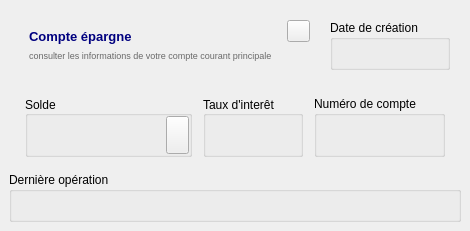
                      <widget class="QWidget" name="carte_epargne" native="true">
                       <property name="sizePolicy">
                        <sizepolicy hsizetype="Fixed" vsizetype="MinimumExpanding">
                         <horstretch>0</horstretch>
                         <verstretch>0</verstretch>
                        </sizepolicy>
                       </property>
                       <property name="minimumSize">
                        <size>
                         <width>420</width>
                         <height>231</height>
                        </size>
                       </property>
                       <layout class="QGridLayout" name="gridLayout_5">
                        <property name="leftMargin">
                         <number>0</number>
                        </property>
                        <property name="topMargin">
                         <number>0</number>
                        </property>
                        <property name="rightMargin">
                         <number>0</number>
                        </property>
                        <property name="bottomMargin">
                         <number>0</number>
                        </property>
                        <item row="0" column="0">
                         <widget class="QWidget" name="zone_rideau_compte_epargne" native="true">
                          <property name="sizePolicy">
                           <sizepolicy hsizetype="MinimumExpanding" vsizetype="Expanding">
                            <horstretch>0</horstretch>
                            <verstretch>0</verstretch>
                           </sizepolicy>
                          </property>
                          <layout class="QVBoxLayout" name="verticalLayout_14">
                           <item>
                            <widget class="QWidget" name="widget_15" native="true">
                             <property name="minimumSize">
                              <size>
                               <width>0</width>
                               <height>0</height>
                              </size>
                             </property>
                             <layout class="QHBoxLayout" name="horizontalLayout_14">
                              <property name="spacing">
                               <number>2</number>
                              </property>
                              <property name="leftMargin">
                               <number>2</number>
                              </property>
                              <property name="topMargin">
                               <number>2</number>
                              </property>
                              <property name="rightMargin">
                               <number>2</number>
                              </property>
                              <property name="bottomMargin">
                               <number>2</number>
                              </property>
                              <item alignment="Qt::AlignmentFlag::AlignLeft">
                               <widget class="QWidget" name="widget_16" native="true">
                                <layout class="QHBoxLayout" name="horizontalLayout_27">
                                 <item>
                                  <widget class="QWidget" name="widget_29" native="true">
                                   <layout class="QVBoxLayout" name="verticalLayout_13">
                                    <item>
                                     <widget class="QLabel" name="label_titre_compte_epargne">
                                      <property name="text">
                                       <string>&lt;html&gt;&lt;head/&gt;&lt;body&gt;&lt;p&gt;&lt;span style=&quot; font-size:10pt; font-weight:700; color:#00007f;&quot;&gt;Compte épargne&lt;/span&gt;&lt;/p&gt;&lt;/body&gt;&lt;/html&gt;</string>
                                      </property>
                                     </widget>
                                    </item>
                                    <item>
                                     <widget class="QLabel" name="label_9">
                                      <property name="text">
                                       <string>&lt;html&gt;&lt;head/&gt;&lt;body&gt;&lt;p&gt;&lt;span style=&quot; font-size:7pt; color:#696969;&quot;&gt;consulter les informations de votre compte courant principale&lt;/span&gt;&lt;/p&gt;&lt;/body&gt;&lt;/html&gt;</string>
                                      </property>
                                     </widget>
                                    </item>
                                   </layout>
                                  </widget>
                                 </item>
                                 <item alignment="Qt::AlignmentFlag::AlignTop">
                                  <widget class="QToolButton" name="btn_supprimer_compte_epargne">
                                   <property name="cursor">
                                    <cursorShape>PointingHandCursor</cursorShape>
                                   </property>
                                   <property name="text">
                                    <string/>
                                   </property>
                                   <property name="icon">
                                    <iconset resource="icons.qrc">
                                     <normaloff>:/icon_rouge/trash-2.svg</normaloff>:/icon_rouge/trash-2.svg</iconset>
                                   </property>
                                   <property name="iconSize">
                                    <size>
                                     <width>15</width>
                                     <height>15</height>
                                    </size>
                                   </property>
                                  </widget>
                                 </item>
                                </layout>
                               </widget>
                              </item>
                              <item>
                               <widget class="QWidget" name="widget_17" native="true">
                                <layout class="QGridLayout" name="gridLayout_2">
                                 <item row="0" column="0">
                                  <widget class="QGroupBox" name="groupBox_6">
                                   <property name="title">
                                    <string>Date de création </string>
                                   </property>
                                   <layout class="QVBoxLayout" name="verticalLayout_17">
                                    <property name="spacing">
                                     <number>2</number>
                                    </property>
                                    <property name="leftMargin">
                                     <number>2</number>
                                    </property>
                                    <property name="topMargin">
                                     <number>2</number>
                                    </property>
                                    <property name="rightMargin">
                                     <number>2</number>
                                    </property>
                                    <property name="bottomMargin">
                                     <number>2</number>
                                    </property>
                                    <item>
                                     <widget class="QLabel" name="label_date_creation_compte_epargne">
                                      <property name="text">
                                       <string/>
                                      </property>
                                      <property name="textInteractionFlags">
                                       <set>Qt::TextInteractionFlag::LinksAccessibleByMouse|Qt::TextInteractionFlag::TextSelectableByKeyboard|Qt::TextInteractionFlag::TextSelectableByMouse</set>
                                      </property>
                                     </widget>
                                    </item>
                                   </layout>
                                  </widget>
                                 </item>
                                </layout>
                               </widget>
                              </item>
                             </layout>
                            </widget>
                           </item>
                           <item>
                            <widget class="QWidget" name="widget_18" native="true">
                             <layout class="QHBoxLayout" name="horizontalLayout_15">
                              <property name="spacing">
                               <number>4</number>
                              </property>
                              <property name="rightMargin">
                               <number>6</number>
                              </property>
                              <item>
                               <widget class="QGroupBox" name="groupBox_7">
                                <property name="sizePolicy">
                                 <sizepolicy hsizetype="Fixed" vsizetype="Preferred">
                                  <horstretch>0</horstretch>
                                  <verstretch>0</verstretch>
                                 </sizepolicy>
                                </property>
                                <property name="minimumSize">
                                 <size>
                                  <width>140</width>
                                  <height>50</height>
                                 </size>
                                </property>
                                <property name="title">
                                 <string>Solde</string>
                                </property>
                                <property name="alignment">
                                 <set>Qt::AlignmentFlag::AlignJustify|Qt::AlignmentFlag::AlignVCenter</set>
                                </property>
                                <layout class="QHBoxLayout" name="horizontalLayout_16">
                                 <property name="spacing">
                                  <number>8</number>
                                 </property>
                                 <property name="leftMargin">
                                  <number>0</number>
                                 </property>
                                 <property name="topMargin">
                                  <number>0</number>
                                 </property>
                                 <property name="rightMargin">
                                  <number>0</number>
                                 </property>
                                 <property name="bottomMargin">
                                  <number>0</number>
                                 </property>
                                 <item>
                                  <widget class="QLabel" name="label_solde_compte_epargne">
                                   <property name="sizePolicy">
                                    <sizepolicy hsizetype="Fixed" vsizetype="Preferred">
                                     <horstretch>0</horstretch>
                                     <verstretch>0</verstretch>
                                    </sizepolicy>
                                   </property>
                                   <property name="minimumSize">
                                    <size>
                                     <width>130</width>
                                     <height>32</height>
                                    </size>
                                   </property>
                                   <property name="text">
                                    <string/>
                                   </property>
                                   <property name="textInteractionFlags">
                                    <set>Qt::TextInteractionFlag::LinksAccessibleByMouse|Qt::TextInteractionFlag::TextSelectableByKeyboard|Qt::TextInteractionFlag::TextSelectableByMouse</set>
                                   </property>
                                  </widget>
                                 </item>
                                 <item>
                                  <widget class="QToolButton" name="btn_masquer_solde_compte_epargne">
                                   <property name="sizePolicy">
                                    <sizepolicy hsizetype="Fixed" vsizetype="Preferred">
                                     <horstretch>0</horstretch>
                                     <verstretch>0</verstretch>
                                    </sizepolicy>
                                   </property>
                                   <property name="minimumSize">
                                    <size>
                                     <width>20</width>
                                     <height>20</height>
                                    </size>
                                   </property>
                                   <property name="cursor">
                                    <cursorShape>PointingHandCursor</cursorShape>
                                   </property>
                                   <property name="text">
                                    <string/>
                                   </property>
                                   <property name="icon">
                                    <iconset resource="icons.qrc">
                                     <normaloff>:/icon_gris/eye-off.svg</normaloff>:/icon_gris/eye-off.svg</iconset>
                                   </property>
                                   <property name="iconSize">
                                    <size>
                                     <width>15</width>
                                     <height>15</height>
                                    </size>
                                   </property>
                                  </widget>
                                 </item>
                                </layout>
                               </widget>
                              </item>
                              <item>
                               <widget class="QGroupBox" name="groupBox_8">
                                <property name="sizePolicy">
                                 <sizepolicy hsizetype="Fixed" vsizetype="Preferred">
                                  <horstretch>0</horstretch>
                                  <verstretch>0</verstretch>
                                 </sizepolicy>
                                </property>
                                <property name="minimumSize">
                                 <size>
                                  <width>100</width>
                                  <height>0</height>
                                 </size>
                                </property>
                                <property name="title">
                                 <string>Taux d'interêt</string>
                                </property>
                                <property name="alignment">
                                 <set>Qt::AlignmentFlag::AlignJustify|Qt::AlignmentFlag::AlignVCenter</set>
                                </property>
                                <layout class="QHBoxLayout" name="horizontalLayout_17">
                                 <item alignment="Qt::AlignmentFlag::AlignLeft|Qt::AlignmentFlag::AlignVCenter">
                                  <widget class="QLabel" name="label_3">
                                   <property name="minimumSize">
                                    <size>
                                     <width>20</width>
                                     <height>20</height>
                                    </size>
                                   </property>
                                   <property name="styleSheet">
                                    <string notr="true">border-image: url(:/icon_vert_succes/percent.svg);</string>
                                   </property>
                                   <property name="text">
                                    <string/>
                                   </property>
                                   <property name="scaledContents">
                                    <bool>true</bool>
                                   </property>
                                   <property name="alignment">
                                    <set>Qt::AlignmentFlag::AlignCenter</set>
                                   </property>
                                  </widget>
                                 </item>
                                 <item>
                                  <widget class="QLabel" name="label_taux_interet_compte_epargne">
                                   <property name="sizePolicy">
                                    <sizepolicy hsizetype="MinimumExpanding" vsizetype="Preferred">
                                     <horstretch>0</horstretch>
                                     <verstretch>0</verstretch>
                                    </sizepolicy>
                                   </property>
                                   <property name="text">
                                    <string/>
                                   </property>
                                   <property name="alignment">
                                    <set>Qt::AlignmentFlag::AlignJustify|Qt::AlignmentFlag::AlignVCenter</set>
                                   </property>
                                   <property name="textInteractionFlags">
                                    <set>Qt::TextInteractionFlag::LinksAccessibleByMouse|Qt::TextInteractionFlag::TextSelectableByKeyboard|Qt::TextInteractionFlag::TextSelectableByMouse</set>
                                   </property>
                                  </widget>
                                 </item>
                                </layout>
                               </widget>
                              </item>
                              <item>
                               <widget class="QGroupBox" name="groupBox_9">
                                <property name="sizePolicy">
                                 <sizepolicy hsizetype="Fixed" vsizetype="Preferred">
                                  <horstretch>0</horstretch>
                                  <verstretch>0</verstretch>
                                 </sizepolicy>
                                </property>
                                <property name="minimumSize">
                                 <size>
                                  <width>100</width>
                                  <height>0</height>
                                 </size>
                                </property>
                                <property name="title">
                                 <string>Numéro de compte</string>
                                </property>
                                <layout class="QHBoxLayout" name="horizontalLayout_18">
                                 <item>
                                  <widget class="QLabel" name="label_numero_de_compte_epargne">
                                   <property name="sizePolicy">
                                    <sizepolicy hsizetype="MinimumExpanding" vsizetype="Preferred">
                                     <horstretch>0</horstretch>
                                     <verstretch>0</verstretch>
                                    </sizepolicy>
                                   </property>
                                   <property name="text">
                                    <string/>
                                   </property>
                                   <property name="textInteractionFlags">
                                    <set>Qt::TextInteractionFlag::LinksAccessibleByMouse|Qt::TextInteractionFlag::TextSelectableByKeyboard|Qt::TextInteractionFlag::TextSelectableByMouse</set>
                                   </property>
                                  </widget>
                                 </item>
                                </layout>
                               </widget>
                              </item>
                             </layout>
                            </widget>
                           </item>
                           <item>
                            <widget class="QGroupBox" name="groupBox_10">
                             <property name="title">
                              <string>Dernière opération</string>
                             </property>
                             <layout class="QHBoxLayout" name="horizontalLayout_19">
                              <property name="spacing">
                               <number>2</number>
                              </property>
                              <property name="leftMargin">
                               <number>2</number>
                              </property>
                              <property name="topMargin">
                               <number>2</number>
                              </property>
                              <property name="rightMargin">
                               <number>2</number>
                              </property>
                              <property name="bottomMargin">
                               <number>2</number>
                              </property>
                              <item>
                               <widget class="QLabel" name="label_derniere_transaction_compte_epargne">
                                <property name="text">
                                 <string/>
                                </property>
                                <property name="textInteractionFlags">
                                 <set>Qt::TextInteractionFlag::LinksAccessibleByMouse|Qt::TextInteractionFlag::TextSelectableByKeyboard|Qt::TextInteractionFlag::TextSelectableByMouse</set>
                                </property>
                               </widget>
                              </item>
                             </layout>
                            </widget>
                           </item>
                          </layout>
                         </widget>
                        </item>
                       </layout>
                      </widget>
